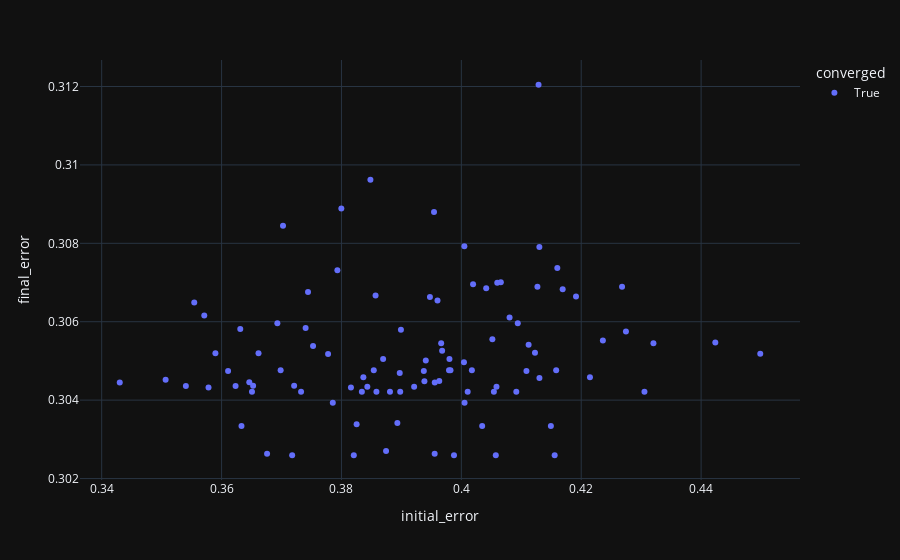

The notebook cell saved with this chart:
### Code cell
meta_data = pd.DataFrame([{'final_error': r.error, 'initial_error': r.initial_error, 'converged': r.converged, 'iterations': r.iterations, 'num': i} for i, r in enumerate(results)])
px.scatter(meta_data, x='initial_error', y='final_error', color='converged', hover_data=['num'], render_mode='svg')
